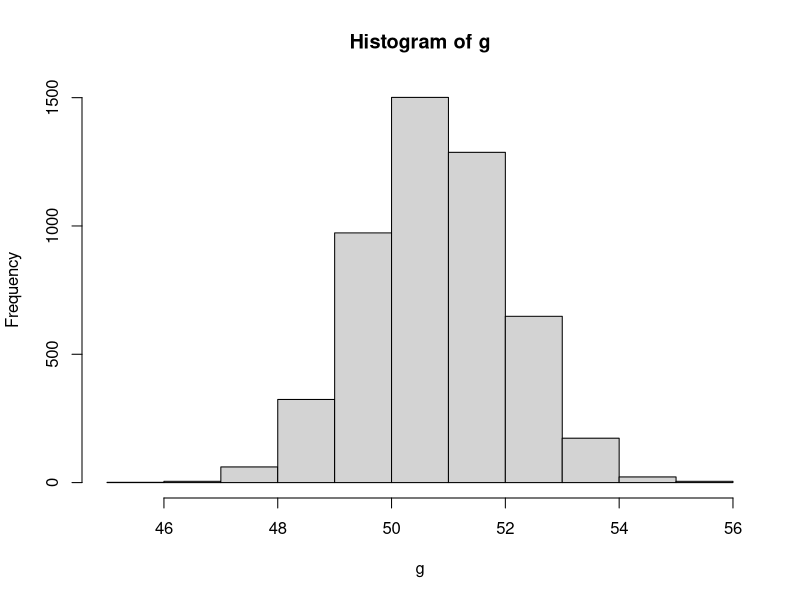

Generate this figure with R:
## ---- chunk 1
library(tidyr)
library(tidyverse)
library(rmarkdown)
library(ggplot2)
library(dbplyr)
## ---- chunk 2
trials = 5000
periods_to_maturity = c(2,4,6,8,10,12,14,16,18,20)
stock_prices = c(25, 50, 75)
stockExerciseRatio = c(0.5, 1, 1.25)
E = 50
r = 0.015
sigma_squared = 0.025 
D = 0.25
x_tilda = rnorm(trials, mean = 0, sd = 1)

generate_stock_price = function(stock_price, r, periods_to_maturity, sigma, x_tilda){
  price = stock_price * exp((r - (sigma^2)/2) + sigma * x_tilda)
  return(price)
}
g = generate_stock_price(stock_price = 50, r, periods_to_maturity[1], sigma_squared, x_tilda)
hist(g)

# call_payoff = function(St, E){
#   return(max(0.0, St - E))
# }
# 
# payoffs = c()
# for(i in range(trials)){
#   St = generate_asset_price(stock_price = 50, r, periods_to_maturity, sigma_squared, x_tilda)
#   payoffs = call_payoff(St, E)
# }
# 
# 
# print(price)
